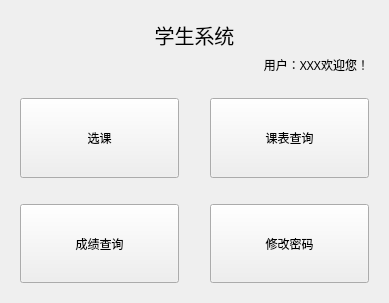
<?xml version="1.0" encoding="UTF-8"?>
<ui version="4.0">
 <class>StudentWin</class>
 <widget class="QWidget" name="StudentWin">
  <property name="geometry">
   <rect>
    <x>0</x>
    <y>0</y>
    <width>389</width>
    <height>303</height>
   </rect>
  </property>
  <property name="windowTitle">
   <string>Form</string>
  </property>
  <layout class="QVBoxLayout" name="verticalLayout_2">
   <item>
    <widget class="QWidget" name="widget" native="true">
     <property name="sizePolicy">
      <sizepolicy hsizetype="Preferred" vsizetype="Fixed">
       <horstretch>0</horstretch>
       <verstretch>0</verstretch>
      </sizepolicy>
     </property>
     <layout class="QVBoxLayout" name="verticalLayout">
      <item>
       <widget class="QLabel" name="title">
        <property name="font">
         <font>
          <family>中国式手写风</family>
          <pointsize>15</pointsize>
         </font>
        </property>
        <property name="text">
         <string>学生系统</string>
        </property>
        <property name="alignment">
         <set>Qt::AlignCenter</set>
        </property>
       </widget>
      </item>
      <item>
       <widget class="QLabel" name="welcome">
        <property name="font">
         <font>
          <family>楷体</family>
         </font>
        </property>
        <property name="text">
         <string>用户：XXX欢迎您！</string>
        </property>
        <property name="alignment">
         <set>Qt::AlignRight|Qt::AlignTrailing|Qt::AlignVCenter</set>
        </property>
       </widget>
      </item>
     </layout>
    </widget>
   </item>
   <item>
    <widget class="QWidget" name="widget_2" native="true">
     <layout class="QGridLayout" name="gridLayout">
      <item row="0" column="0">
       <widget class="QToolButton" name="courseSelect">
        <property name="sizePolicy">
         <sizepolicy hsizetype="Preferred" vsizetype="Preferred">
          <horstretch>0</horstretch>
          <verstretch>0</verstretch>
         </sizepolicy>
        </property>
        <property name="text">
         <string>选课</string>
        </property>
       </widget>
      </item>
      <item row="2" column="2">
       <widget class="QToolButton" name="modifyPwd">
        <property name="sizePolicy">
         <sizepolicy hsizetype="Preferred" vsizetype="Preferred">
          <horstretch>0</horstretch>
          <verstretch>0</verstretch>
         </sizepolicy>
        </property>
        <property name="text">
         <string>修改密码</string>
        </property>
       </widget>
      </item>
      <item row="0" column="2">
       <widget class="QToolButton" name="scheduleQuery">
        <property name="sizePolicy">
         <sizepolicy hsizetype="Preferred" vsizetype="Preferred">
          <horstretch>0</horstretch>
          <verstretch>0</verstretch>
         </sizepolicy>
        </property>
        <property name="text">
         <string>课表查询</string>
        </property>
       </widget>
      </item>
      <item row="2" column="0">
       <widget class="QToolButton" name="gradeQuery">
        <property name="sizePolicy">
         <sizepolicy hsizetype="Preferred" vsizetype="Preferred">
          <horstretch>0</horstretch>
          <verstretch>0</verstretch>
         </sizepolicy>
        </property>
        <property name="text">
         <string>成绩查询</string>
        </property>
       </widget>
      </item>
      <item row="0" column="1">
       <spacer name="horizontalSpacer">
        <property name="orientation">
         <enum>Qt::Horizontal</enum>
        </property>
        <property name="sizeType">
         <enum>QSizePolicy::Fixed</enum>
        </property>
        <property name="sizeHint" stdset="0">
         <size>
          <width>25</width>
          <height>20</height>
         </size>
        </property>
       </spacer>
      </item>
      <item row="1" column="0">
       <spacer name="verticalSpacer">
        <property name="orientation">
         <enum>Qt::Vertical</enum>
        </property>
        <property name="sizeType">
         <enum>QSizePolicy::Fixed</enum>
        </property>
        <property name="sizeHint" stdset="0">
         <size>
          <width>20</width>
          <height>20</height>
         </size>
        </property>
       </spacer>
      </item>
     </layout>
    </widget>
   </item>
  </layout>
 </widget>
 <resources/>
 <connections/>
</ui>
